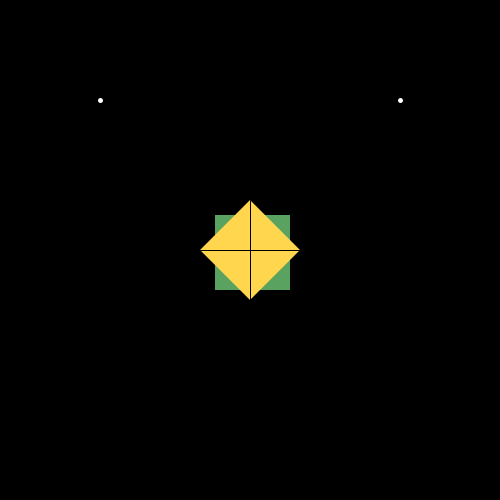
Frame 1 (no input)
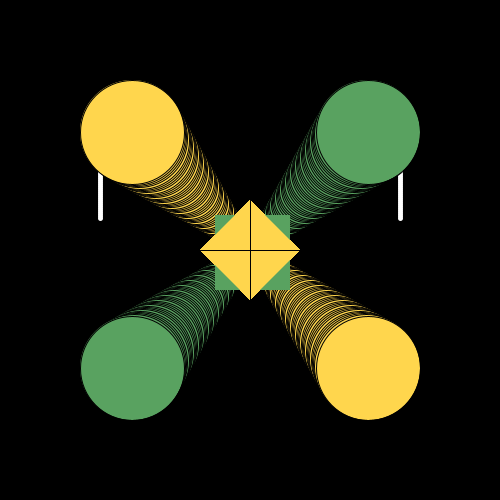
Frame 60 (the mouse pressed at the canvas centre just before this capture)
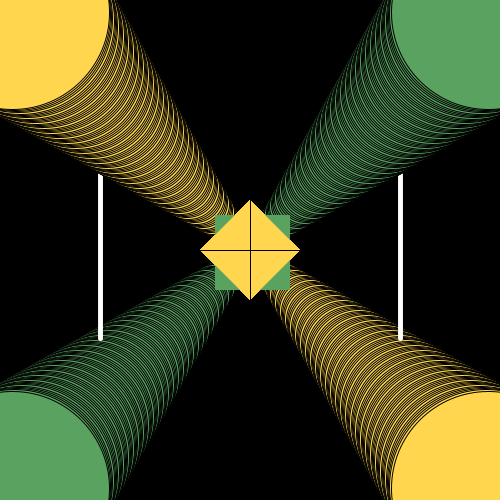
Frame 120 (the mouse held since frame 60 and released just before this capture)

The Processing sketch that drew these frames (run headless with seeded random() and noise(); from frame 60 on, the mouse is pressed at the canvas centre):

// Processing sketch: joaquinS02T00
// ── joaquinS02T00.pde
//Expresión Digital II - Diseño Digital - UDD - 2017
//Joaquín Domínguez

int x1;
int x2;
int y2;
float y;

void setup(){
  size(500,500);
  x1 = 250;
  y = 15.5;
  x2 = 250;
  y2 = 100;
  background(0);
  frameRate(10);
}
void draw(){
  strokeWeight(1);
  stroke(0);
  fill(#FFD64D);
  ellipse(x1,x1,y,y);
    
    stroke(0);   
    fill(#FFD64D);
    ellipse(x2,x2,y,y);
    
  stroke(0);    
  fill(#59A260);
  ellipse(x1,x2,y,y);
 
    stroke(0);
    fill(#59A260);
    ellipse(x2,x1,y,y);
  
  noStroke();
  rect(215,215,75,75);
  
  noStroke();
  fill(#FFD64D);
  quad(250,200,300,250,250,300,200,250);
  
  strokeWeight(5);
  stroke(255);
  point(400,y2);
  
  strokeWeight(5);
  stroke(255);
  point(100,y2);
  
  strokeWeight(1);
  stroke(0);
  line(200,250,300,250);
  
  strokeWeight(1);
  stroke(0);
  line(250,200,250,300);
  
  x1+=2;
  y+=1.5;
  x2-=2;
  y2+=2;
}
